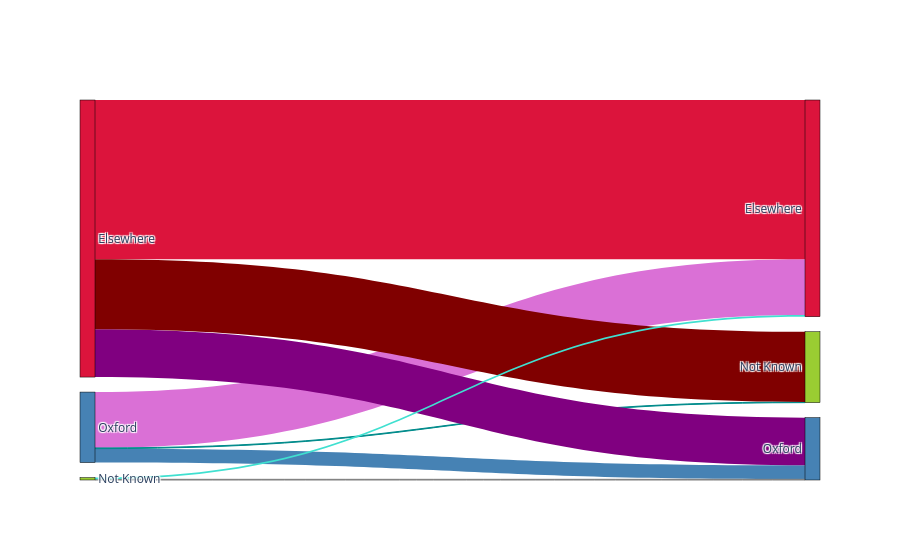

Notebook cell for this chart:
### Markdown cell above
We can also look at whether graduates remained in the same country as that which they studied in prior to the DTC.
Additionally, did people stay in Oxford specifically? That is, if they studied in Oxford prior to the DTC, did they stay in Oxford? If they didn't, did they remain there after leaving the DTC?

### Code cell
# plotly sankey diagram for where students were before and after the course
counts = students.loc[:, ["PGUniversity", "City"]]
counts["last_known"] = counts["PGUniversity"].copy()
counts.loc[counts["last_known"].isna(), "last_known"] = students["UGUniversity"]
counts["place"] = None
counts.loc[counts["last_known"] == counts["City"], "place"] = "Stayed (Other)"
counts.loc[counts["last_known"] != counts["City"], "place"] = "Moved (Other)"
counts.loc[(counts["last_known"].isna()) & (counts["City"].isna()), "place"] = (
    "Not Known"
)
counts.loc[(counts["last_known"] == 0) & (counts["City"] == 0), "place"] = "Not Known"
counts.loc[
    (counts["last_known"] == "Oxford") & (counts["City"] == "Oxford"), "place"
] = "Stayed in Oxford"
counts.loc[
    (counts["last_known"] != "Oxford") & (counts["City"] == "Oxford"), "place"
] = "Moved to Oxford"
counts.loc[
    (counts["last_known"] == "Oxford") & (counts["City"] != "Oxford"), "place"
] = "Moved from Oxford"
counts.loc[(counts["last_known"].isna()) & (counts["City"] != "Oxford"), "place"] = (
    "Unknown to Elsewhere"
)
counts.loc[(counts["last_known"].isna()) & (counts["City"] == "Oxford"), "place"] = (
    "Unknown to Oxford"
)
counts.loc[(counts["last_known"] == "Oxford") & (counts["City"].isna()), "place"] = (
    "Oxford to Unknown"
)
counts.loc[(counts["last_known"] != "Oxford") & (counts["City"].isna()), "place"] = (
    "Elsewhere to Unknown"
)

counts = counts["place"].value_counts().reset_index()
counts.columns = ["index", "place"]
# set index to 'index' column
counts = counts.set_index("index")
counts = counts.T
display(counts)

not_known_at_all = counts["Not Known"] if "Not Known" in counts else 0

labels = ["Oxford", "Elsewhere", "Not Known", "Oxford", "Elsewhere", "Not Known"]
sources = [0, 0, 0, 1, 1, 1, 2, 2, 2]
target = [3, 4, 5, 3, 4, 5, 3, 4, 5]
value = [
    counts["Stayed in Oxford"],
    counts["Moved from Oxford"],
    counts["Oxford to Unknown"],
    counts["Moved to Oxford"],
    counts["Moved (Other)"],
    counts["Elsewhere to Unknown"],
    counts["Unknown to Oxford"],
    counts["Unknown to Elsewhere"],
    not_known_at_all,
]

label_color = [
    "steelblue",
    "crimson",
    "yellowgreen",
    "steelblue",
    "crimson",
    "yellowgreen",
]
link_color = [
    "steelblue",
    "orchid",
    "darkcyan",
    "purple",
    "crimson",
    "maroon",
    "grey",
    "turquoise",
    "yellowgreen",
]

node = dict(
    label=labels,
    color=label_color,
    pad=15,
    thickness=15,
    line=dict(color="black", width=0.5),
)
link = dict(source=sources, target=target, value=value, color=link_color)
figure = go.Figure(go.Sankey(link=link, node=node))
figure.show()

### Figure 1 — Plotly figure (JSON) as saved in the notebook; plotly's stock layout.template omitted (floating-point values rounded to 4 significant figures)
{"data": [{"link": {"color": ["steelblue", "orchid", "darkcyan", "purple", "crimson", "maroon", "grey", "turquoise", "yellowgreen"], "source": [0, 0, 0, 1, 1, 1, 2, 2, 2], "target": [3, 4, 5, 3, 4, 5, 3, 4, 5], "value": [[41], [164], [2], [140], [467], [206], [2], [5], 0]}, "node": {"color": ["steelblue", "crimson", "yellowgreen", "steelblue", "crimson", "yellowgreen"], "label": ["Oxford", "Elsewhere", "Not Known", "Oxford", "Elsewhere", "Not Known"], "line": {"color": "black", "width": 0.5}, "pad": 15, "thickness": 15}, "type": "sankey"}], "layout": {}}
